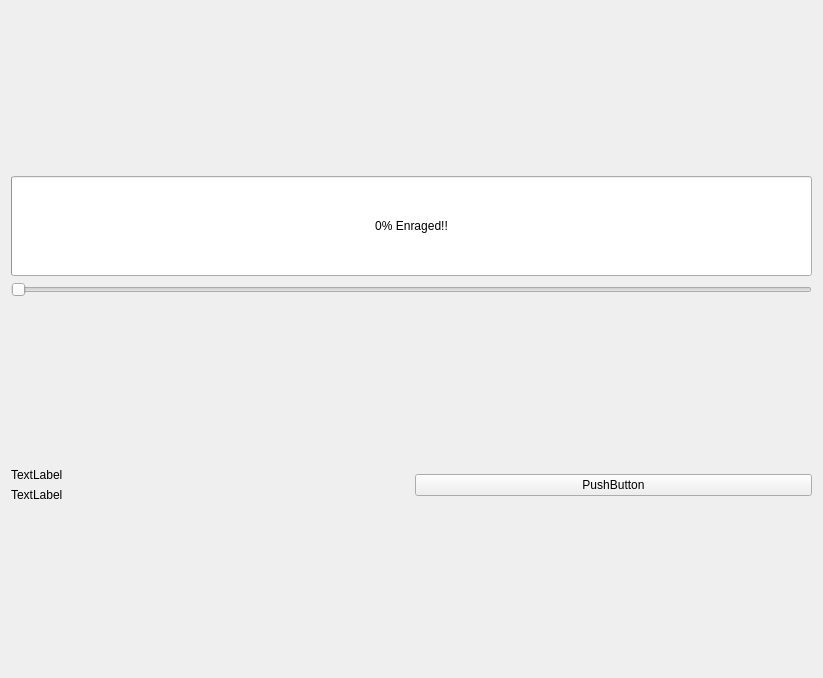
<?xml version="1.0" encoding="UTF-8"?>
<ui version="4.0">
 <class>RageForm</class>
 <widget class="QWidget" name="RageForm">
  <property name="geometry">
   <rect>
    <x>0</x>
    <y>0</y>
    <width>823</width>
    <height>678</height>
   </rect>
  </property>
  <property name="windowTitle">
   <string>Form</string>
  </property>
  <layout class="QVBoxLayout" name="verticalLayout_3">
   <item>
    <layout class="QVBoxLayout" name="verticalLayout_2">
     <item>
      <widget class="QProgressBar" name="progressBar">
       <property name="minimumSize">
        <size>
         <width>0</width>
         <height>100</height>
        </size>
       </property>
       <property name="palette">
        <palette>
         <active>
          <colorrole role="Highlight">
           <brush brushstyle="SolidPattern">
            <color alpha="255">
             <red>170</red>
             <green>0</green>
             <blue>0</blue>
            </color>
           </brush>
          </colorrole>
         </active>
         <inactive>
          <colorrole role="Highlight">
           <brush brushstyle="SolidPattern">
            <color alpha="255">
             <red>170</red>
             <green>0</green>
             <blue>0</blue>
            </color>
           </brush>
          </colorrole>
         </inactive>
         <disabled>
          <colorrole role="Highlight">
           <brush brushstyle="SolidPattern">
            <color alpha="255">
             <red>214</red>
             <green>213</green>
             <blue>211</blue>
            </color>
           </brush>
          </colorrole>
         </disabled>
        </palette>
       </property>
       <property name="value">
        <number>0</number>
       </property>
       <property name="format">
        <string>%p% Enraged!!</string>
       </property>
      </widget>
     </item>
     <item>
      <widget class="QSlider" name="horizontalSlider">
       <property name="maximum">
        <number>100</number>
       </property>
       <property name="orientation">
        <enum>Qt::Horizontal</enum>
       </property>
      </widget>
     </item>
    </layout>
   </item>
   <item>
    <layout class="QHBoxLayout" name="horizontalLayout_2">
     <item>
      <layout class="QVBoxLayout" name="verticalLayout">
       <item>
        <widget class="QLabel" name="label_2">
         <property name="text">
          <string>TextLabel</string>
         </property>
        </widget>
       </item>
       <item>
        <widget class="QLabel" name="label_1">
         <property name="text">
          <string>TextLabel</string>
         </property>
        </widget>
       </item>
      </layout>
     </item>
     <item>
      <widget class="QPushButton" name="pushButton">
       <property name="text">
        <string>PushButton</string>
       </property>
      </widget>
     </item>
    </layout>
   </item>
  </layout>
 </widget>
 <resources/>
 <connections>
  <connection>
   <sender>horizontalSlider</sender>
   <signal>valueChanged(int)</signal>
   <receiver>progressBar</receiver>
   <slot>setValue(int)</slot>
   <hints>
    <hint type="sourcelabel">
     <x>401</x>
     <y>184</y>
    </hint>
    <hint type="destinationlabel">
     <x>424</x>
     <y>18</y>
    </hint>
   </hints>
  </connection>
  <connection>
   <sender>progressBar</sender>
   <signal>valueChanged(int)</signal>
   <receiver>horizontalSlider</receiver>
   <slot>setValue(int)</slot>
   <hints>
    <hint type="sourcelabel">
     <x>387</x>
     <y>15</y>
    </hint>
    <hint type="destinationlabel">
     <x>373</x>
     <y>189</y>
    </hint>
   </hints>
  </connection>
 </connections>
</ui>
